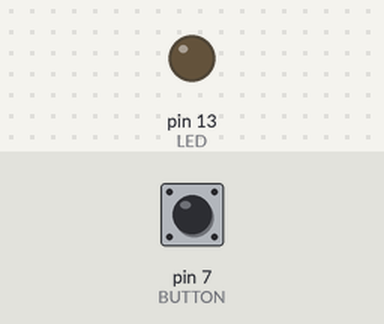
The sketch below on a simulated Arduino Uno, built with avr-gcc and run on an emulated ATmega328P. Shown: output pins drawn as LEDs (lit = HIGH). Inputs (shaded band) come from the test bench; at power-on: pin 7 (BUTTON) LOW.

Above: at 1.2 s.
1.3 s: pin 7 (BUTTON) pulled HIGH for 0.15 s
At 4.2 s:
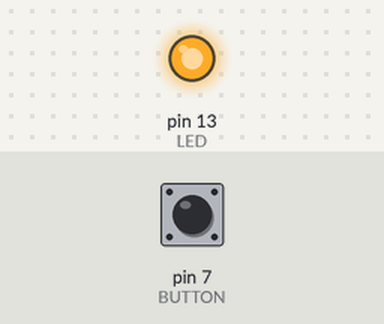
Timing chart, 0 to 10.4 s (numbered marks = the images above; inputs shaded):
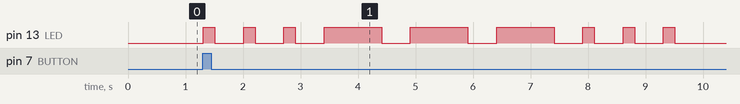

The sketch:

SOS_Button_Toggle.ino
```cpp
// SOS Button - Toggled
const int LED = 13; // LED connected to
                    // digital pin 13
const int BUTTON = 7; // the input pin where the
                      // pushbutton is connected
int val = 0;          // val will be used to store the state
                      // of the input pin
int old_val =0;       //stores previous value of val

int state = 0; // 0 = LED off while 1 = LED on


void setup()
{
  pinMode(LED, OUTPUT); // sets the digital
                        // pin as output
  pinMode(BUTTON, INPUT); // and BUTTON is an input
}
// Start Code here:


void loop()
{
  val = digitalRead(BUTTON); // read input value and store it
  // check whether the input is HIGH (button pressed)
  if ((val == HIGH) && (old_val == LOW)) {
    state = 1 - state;
    delay(10);
}

old_val = val;  // val is now old, let's store it

  if (state == 1) {
  digitalWrite(LED, HIGH); // turns the LED on
  delay(200);   // waits for 2 hundred milliseconds
  digitalWrite(LED, LOW); // turns the LED off
  delay(500);   // waits for a second
  digitalWrite(LED, HIGH); // turns the LED on
  delay(200);   // waits for 2 hundred milliseconds
  digitalWrite(LED, LOW); // turns the LED off
  delay(500);   // waits for a second
  digitalWrite(LED, HIGH); // turns the LED on
  delay(200);   // waits for 2 hundred milliseconds
  digitalWrite(LED, LOW); // turns the LED off
  delay(500);   // waits for a second
  digitalWrite(LED, HIGH); // turns the LED on
  delay(1000);   // waits for a second
  digitalWrite(LED, LOW); // turns the LED off
  delay(500);   // waits for a second
  digitalWrite(LED, HIGH); // turns the LED on
  delay(1000);   // waits for a second
  digitalWrite(LED, LOW); // turns the LED off
  delay(500);   // waits for a second
  digitalWrite(LED, HIGH); // turns the LED on
  delay(1000);   // waits for a second
  digitalWrite(LED, LOW); // turns the LED off
  delay(500);   // waits for a second
  digitalWrite(LED, HIGH); // turns the LED on
  delay(200);   // waits for 2 hundred milliseconds
  digitalWrite(LED, LOW); // turns the LED off
  delay(500);   // waits for a second
  digitalWrite(LED, HIGH); // turns the LED on
  delay(200);   // waits for 2 hundred milliseconds
  digitalWrite(LED, LOW); // turns the LED off
  delay(500);   // waits for a second
  digitalWrite(LED, HIGH); // turns the LED on
  delay(200);   // waits for 2 hundred milliseconds
  digitalWrite(LED, LOW); // turns the LED off
  delay(2500);   // waits for a second
} else {
  digitalWrite(LED, LOW);
  }
}
```

Measured:
- after the input at 1.3 s, pin 13 (LED): LOW → HIGH at once, → LOW 0.20 s later, → HIGH 0.50 s later, → LOW 0.20 s later, … (18 changes in this stretch)
